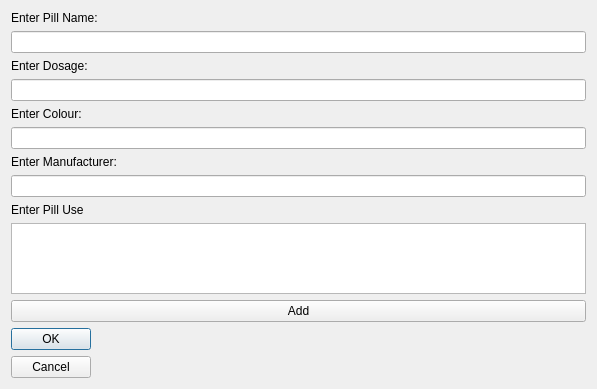
<?xml version="1.0" encoding="UTF-8"?>
<ui version="4.0">
 <class>Dialog</class>
 <widget class="QDialog" name="Dialog">
  <property name="geometry">
   <rect>
    <x>0</x>
    <y>0</y>
    <width>597</width>
    <height>389</height>
   </rect>
  </property>
  <property name="windowTitle">
   <string>Dialog</string>
  </property>
  <layout class="QGridLayout" name="gridLayout">
   <item row="2" column="0">
    <widget class="QLabel" name="enterDosage">
     <property name="text">
      <string>Enter Dosage: </string>
     </property>
    </widget>
   </item>
   <item row="16" column="0">
    <widget class="QLabel" name="enterUse">
     <property name="text">
      <string>Enter Pill Use</string>
     </property>
    </widget>
   </item>
   <item row="19" column="0">
    <widget class="QDialogButtonBox" name="okay">
     <property name="orientation">
      <enum>Qt::Vertical</enum>
     </property>
     <property name="standardButtons">
      <set>QDialogButtonBox::Cancel|QDialogButtonBox::Ok</set>
     </property>
    </widget>
   </item>
   <item row="4" column="0">
    <widget class="QLabel" name="enterColour">
     <property name="text">
      <string>Enter Colour:</string>
     </property>
    </widget>
   </item>
   <item row="3" column="0">
    <widget class="QLineEdit" name="pillDosage"/>
   </item>
   <item row="17" column="0">
    <widget class="QTextEdit" name="pillDescription"/>
   </item>
   <item row="5" column="0">
    <widget class="QLineEdit" name="pillColour"/>
   </item>
   <item row="1" column="0">
    <widget class="QLineEdit" name="pillName">
     <property name="text">
      <string/>
     </property>
    </widget>
   </item>
   <item row="0" column="0">
    <widget class="QLabel" name="enterPillName">
     <property name="text">
      <string>Enter Pill Name:</string>
     </property>
    </widget>
   </item>
   <item row="7" column="0">
    <widget class="QLabel" name="enterManufacturer">
     <property name="text">
      <string>Enter Manufacturer:</string>
     </property>
    </widget>
   </item>
   <item row="8" column="0">
    <widget class="QLineEdit" name="pillCountry"/>
   </item>
   <item row="18" column="0">
    <widget class="QPushButton" name="addComplete">
     <property name="text">
      <string>Add</string>
     </property>
    </widget>
   </item>
  </layout>
 </widget>
 <resources/>
 <connections>
  <connection>
   <sender>okay</sender>
   <signal>accepted()</signal>
   <receiver>Dialog</receiver>
   <slot>accept()</slot>
   <hints>
    <hint type="sourcelabel">
     <x>248</x>
     <y>254</y>
    </hint>
    <hint type="destinationlabel">
     <x>157</x>
     <y>274</y>
    </hint>
   </hints>
  </connection>
  <connection>
   <sender>okay</sender>
   <signal>rejected()</signal>
   <receiver>Dialog</receiver>
   <slot>reject()</slot>
   <hints>
    <hint type="sourcelabel">
     <x>316</x>
     <y>260</y>
    </hint>
    <hint type="destinationlabel">
     <x>286</x>
     <y>274</y>
    </hint>
   </hints>
  </connection>
 </connections>
</ui>
